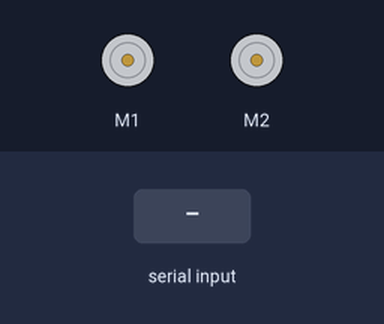
This sketch was run on a simulated Arduino Uno, built with avr-gcc and run on an emulated ATmega328P. Shown: 2 × DC motor (green arrow = forward, orange = backward, longer = faster). Inputs (shaded band) come from the test bench.

Above: at 1.2 s.
1.3 s: "U" received over Serial
At 2.1 s:
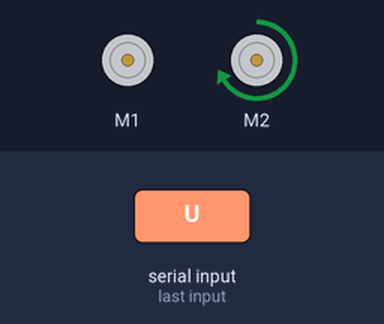
Timing chart, 0 to 7.8 s (numbered marks = the images above; inputs shaded):
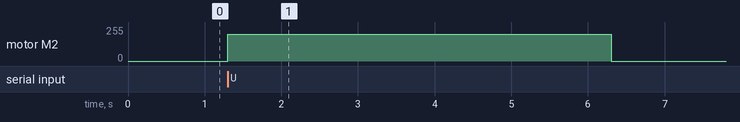

The sketch:

two_motor_function.ino
```cpp
#include <AFMotor.h>

AF_DCMotor motor1(1);  // Claw
AF_DCMotor motor2(2);  // Arm

void setup() {
  Serial.begin(9600);

  motor1.setSpeed(200);
  motor2.setSpeed(200);

  motor1.run(RELEASE);
  motor2.run(RELEASE);
}

void loop() {
  if (Serial.available() > 0) {
    char command = Serial.read();

    if (command == 'U') {
      motor2.run(FORWARD);
      delay(5000);
      motor2.run(RELEASE);
    }

    if (command == 'D') {
      motor2.run(BACKWARD);
      delay(5000);
      motor2.run(RELEASE);
    }

    if (command == 'O') {
      motor1.run(BACKWARD);
      delay(3000);
      motor1.run(RELEASE);
    }

    if (command == 'C') {
      motor1.run(FORWARD);
      delay(3000);
      motor1.run(RELEASE);
    }
  }
}
```

Measured:
- after the input at 1.3 s, motor M2: stopped → forward 200/255 at once, → stopped 5.0 s later
